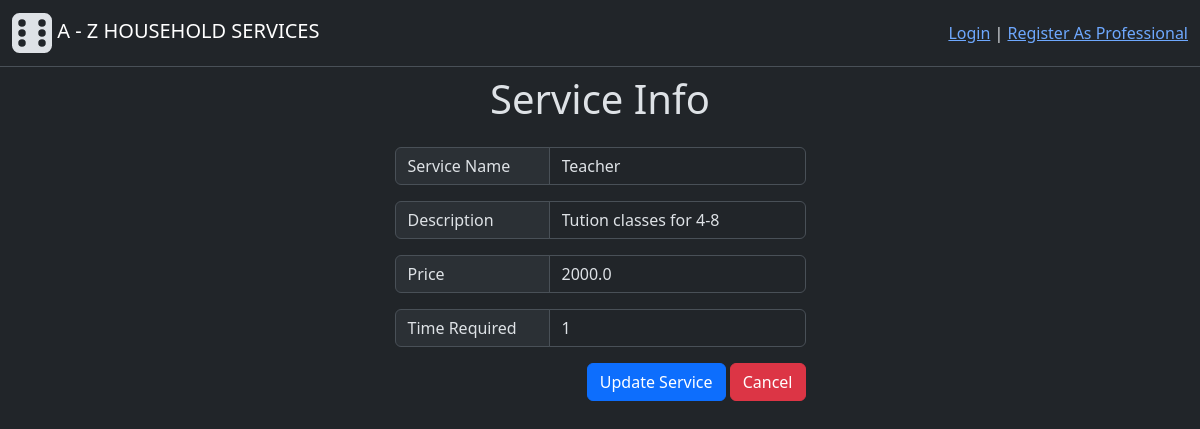
The page /edit_service/1 on the database as committed earlier.
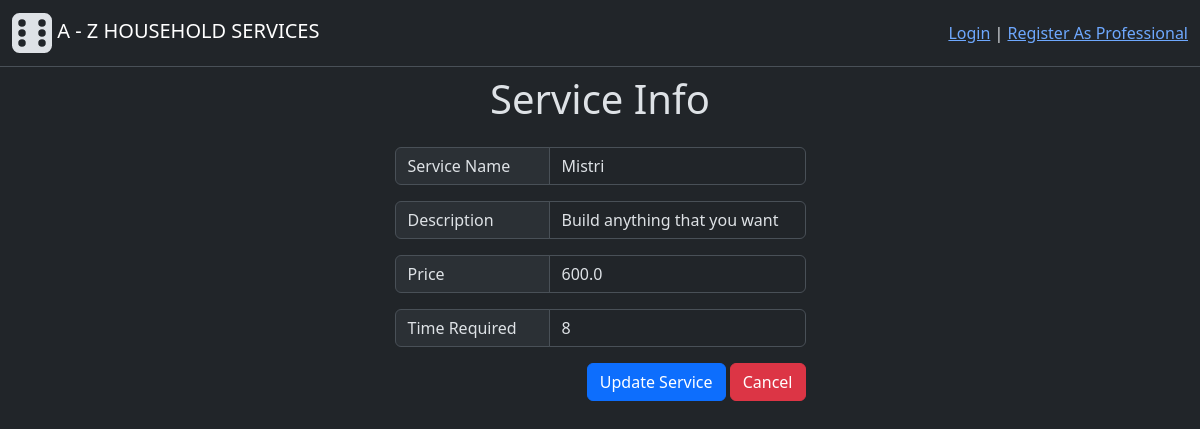
The same page on the database as committed later.
### backend/modals.py (models this page shows, shortened)
class Service(db.Model):
    id = db.Column(db.Integer(), primary_key=True)
    name = db.Column(db.String(30),unique=True, nullable=False)
    desc = db.Column(db.String(500), nullable=False)
    time_required = db.Column(db.Integer(), nullable=False) # Time required (in Hrs)
    price = db.Column(db.Float(), nullable=False)
    status = db.Column(db.Integer(), nullable=False, default=1) # 0-inactive, 1-active
    service_requests = db.relationship("ServiceRequest", cascade="all, delete", backref="services", lazy=True) # For accessing all the service requests having common service

### backend/controllers.py (the view, shortened to what this page needs)
@app.route("/edit_service/<service_id>", methods=["GET", "POST"])
def edit_service(service_id):
    service = get_service_obj(service_id) # 0:None, Other than 0:means data present therfore UPDATE
    return render_template("edit_service.html", service=service)

### backend/controllers.py (called while the page is built)
def get_service_obj(service_id):
    obj = Service.query.filter_by(id=service_id).first()
    return obj

### templates/edit_service.html (shortened to what this page needs)
{% extends "base.html" %}
{% block content %}
    <h1 class="text-center mt-2"> Service Info </h1>
    <div class="d-flex flex-column  align-items-center mt-4">
        <form action="/edit_service/{{service.id}}" method="POST">
            <div class="input-group mb-3">
                <span class="input-group-text width-140" >Service Name</span>
                <input type="text" class="form-control" name="name" value="{{service.name}}">
            </div>
            <div class="input-group mb-3">
                <span class="input-group-text width-140" >Description</span>
                <input type="text" class="form-control" name="desc" value="{{service.desc}}">
            </div>
            <div class="input-group mb-3">
                <span class="input-group-text width-140" >Price</span>
                <input type="text" class="form-control" name="price" value="{{service.price}}">
            </div>
            <div class="input-group mb-3">
                <span class="input-group-text width-140" >Time Required</span>
                <input type="text" class="form-control" name="time_required" value="{{service.time_required}}">
            </div>
            <div class="text-end">
                <button type="submit" class="btn btn-primary ">Update Service</button>
                <a href="{{ url_for('admin_page') }}"><button type="button" class="btn btn-danger">Cancel</button></a>
            </div>
        </form>
    </div>
{% endblock %}

Rows that differ between the two databases and show on the page:
changed Service: name "Teacher" → "Mistri"; desc "Tution classes for 4-8" → "Build anything that you want"; price "2000.0" → "600.0"; time_required "1" → "8"
